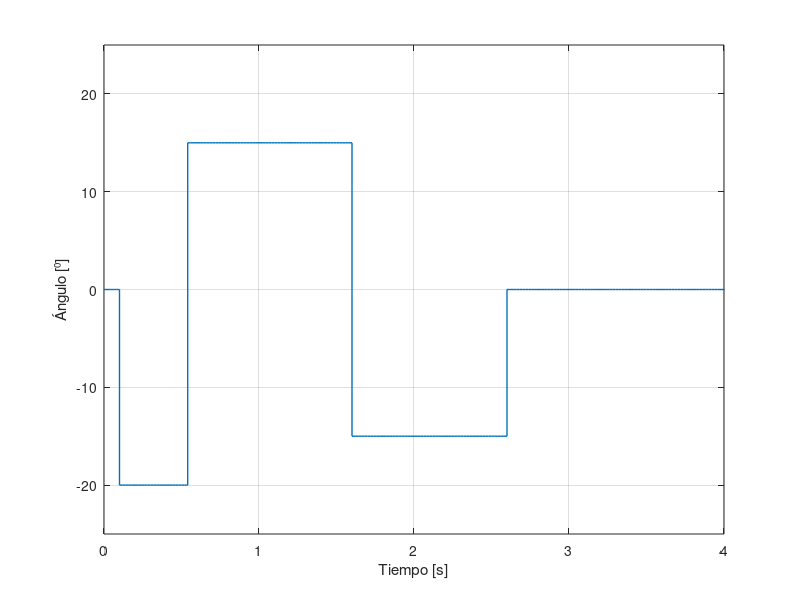
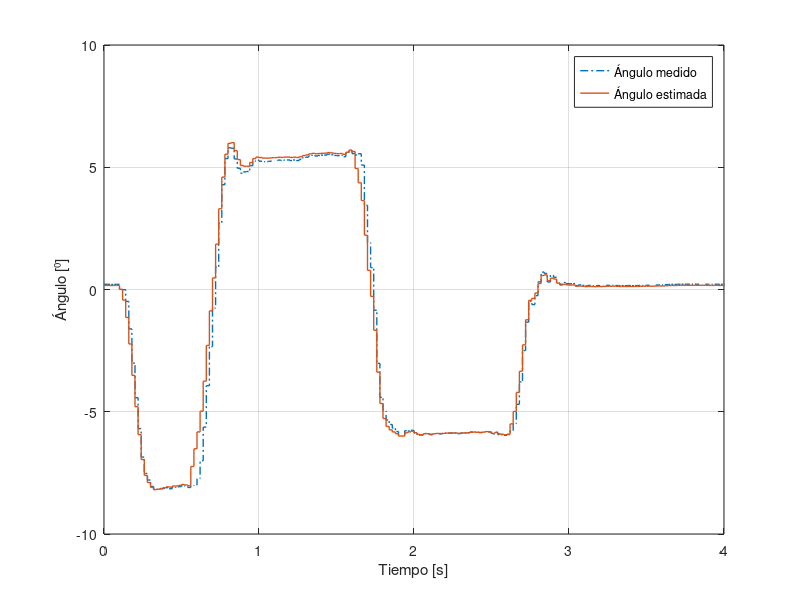
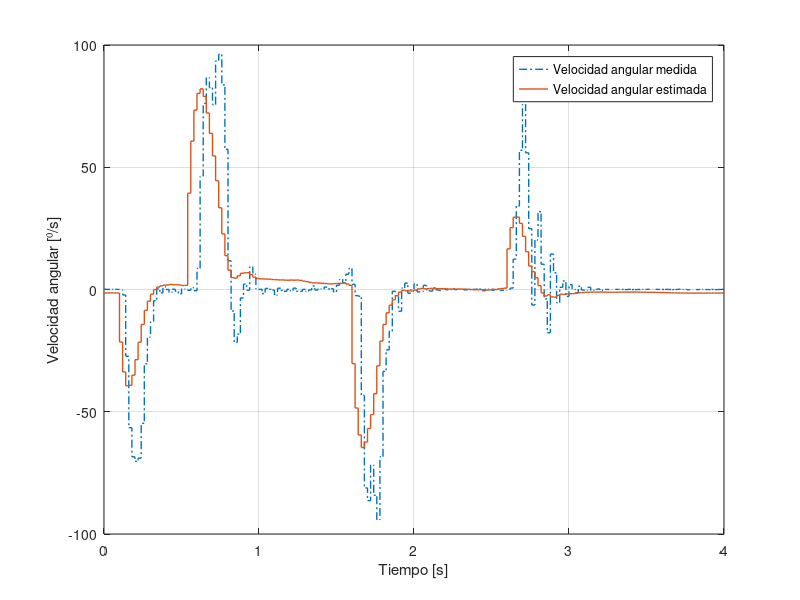
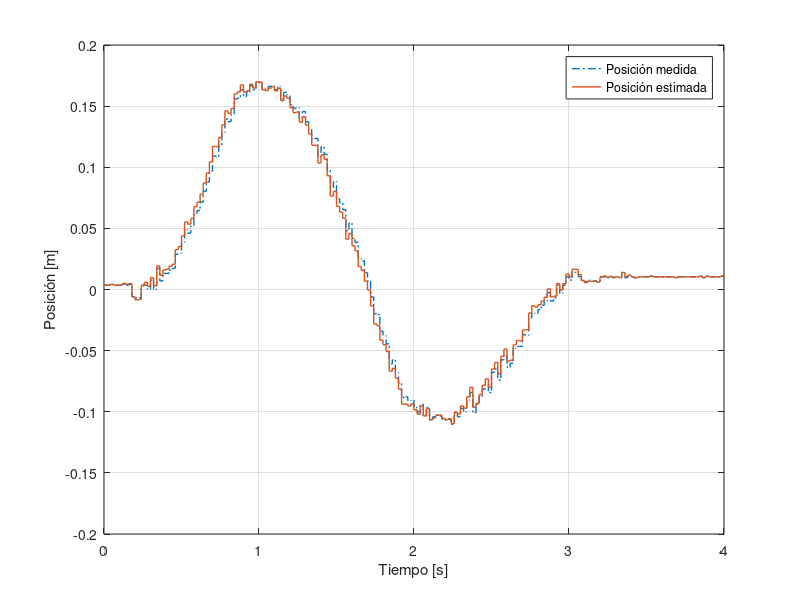

These figures' MATLAB source, in order:
close all; clear all; clc

##data = dlmread('output20251110-133123.csv');
data = dlmread('output20251110-140753.csv');

u = data(:, 1);
x = data(:, 2);
x_hat = data(:, 3);
v = data(:, 4);
v_hat = data(:, 5);
theta = data(:, 6);
theta_hat = data(:, 7);
omega = data(:, 8);
omega_hat = data(:, 9);

Ts = 1/50;

n = numel(u)
t = (0:n-1) * Ts;

t_max = 4

figure;
stairs(t, u, 'linewidth', 1);
xlabel('Tiempo [s]');
ylabel('Ángulo [⁰]');
xlim([0 t_max]);
ylim([-25 25])
grid;
print -deps ../informe/img/obs-input.eps

figure;
stairs(t, theta, '-.', 'linewidth', 1); hold on;
stairs(t, theta_hat, 'linewidth', 1);
xlabel('Tiempo [s]');
ylabel('Ángulo [⁰]');
legend('Ángulo medido', 'Ángulo estimada');
xlim([0 t_max]);
grid;
print -deps ../informe/img/obs-theta.eps


figure;
stairs(t, omega, '-.', 'linewidth', 1); hold on;
stairs(t, omega_hat, 'linewidth', 1);
xlabel('Tiempo [s]');
ylabel('Velocidad angular [⁰/s]');
legend('Velocidad angular medida', 'Velocidad angular estimada');
xlim([0 t_max]);
grid;
print -deps ../informe/img/obs-omega.eps

figure;
stairs(t, x, '-.', 'linewidth', 1); hold on;
stairs(t, x_hat, 'linewidth', 1);
xlabel('Tiempo [s]');
ylabel('Posición [m]');
legend('Posición medida', 'Posición estimada');
xlim([0 t_max]);
grid;
print -deps ../informe/img/obs-pos.eps

figure;
stairs(t, v, '-.', 'linewidth', 1); hold on;
stairs(t, v_hat, 'linewidth', 1);
xlabel('Tiempo [s]');
ylabel('Velocidad [m/s]');
legend('Velocidad medida', 'Velocidad estimada');
xlim([0 t_max]);
ylim([-1.5 1.5]);
grid;
print -deps ../informe/img/obs-vel.eps


